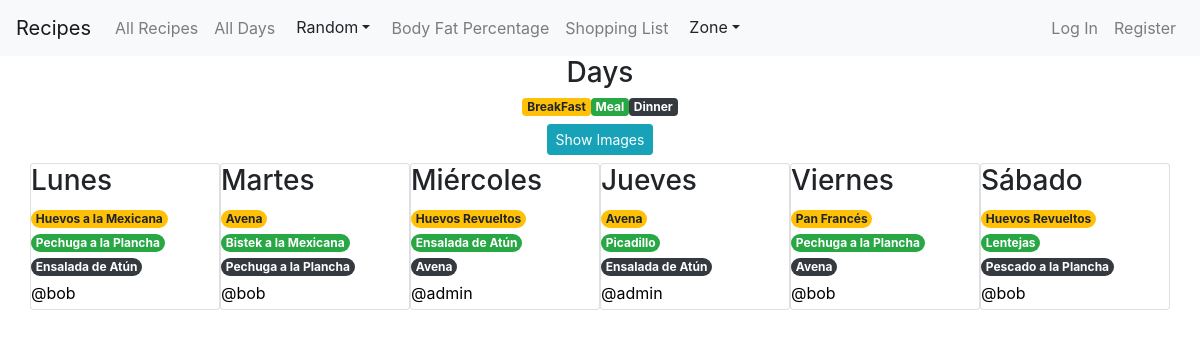
Page /show_menus on the earlier database version.
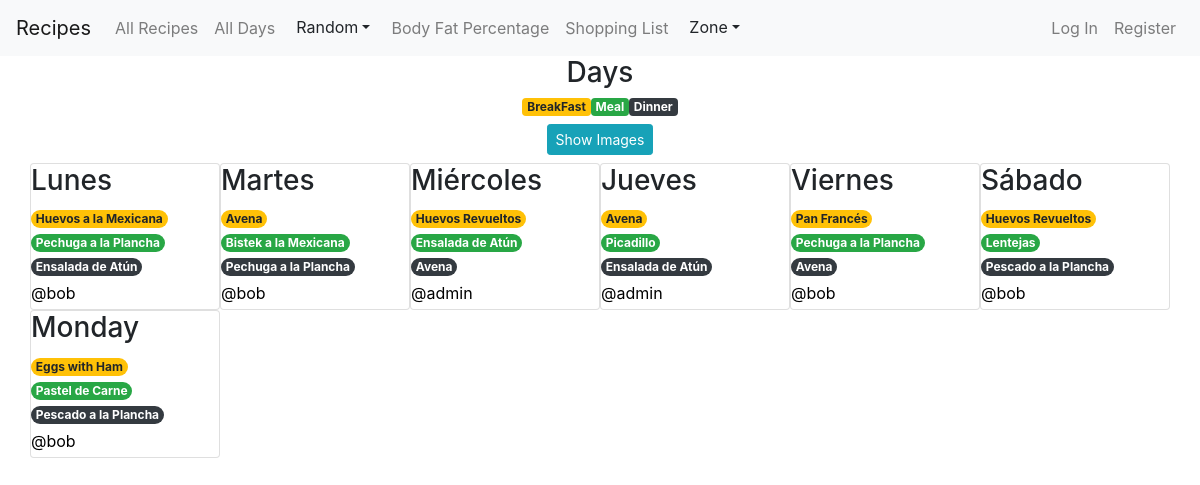
Same page on the later database version.
### app/models.py (models this page shows, shortened)
class DayMenu(models.Model):
    title = models.CharField(max_length=30)
    breakfast = models.ForeignKey(Recipe, on_delete=models.CASCADE, related_name="breakfasts")
    meal = models.ForeignKey(Recipe, on_delete=models.CASCADE, related_name="meals" )
    dinner = models.ForeignKey(Recipe, on_delete=models.CASCADE, related_name="dinners")
    creator = models.ForeignKey(User, on_delete=models.CASCADE, related_name="users")

class Recipe(models.Model):
    id = models.AutoField(primary_key=True, unique=True)
    title = models.CharField(max_length=30)
    ingredients = models.CharField(max_length=50)
    image_url = models.CharField(max_length=400)
    tags = models.CharField(max_length=50)
    description = models.CharField(max_length=400)
    creator = models.ForeignKey(User, on_delete=models.CASCADE)

class User(AbstractUser):
    pass

### app/views.py (the view)
# urls.py: path("show_menus", views.show_menus, name="show_menus"),
def show_menus(request):
    menus = DayMenu.objects.all()
    return render(request, 'app/menus.html',{
        'menus': menus
    })

### app/templates/app/menus.html (shortened to what this page needs)
{% extends "app/layout.html" %}
{% load my_filters %}
{% block body %}
  <h3 class="text-center">Days</h3>
  <div>
    <div class="row justify-content-center">
      <div class="badge badge-warning">BreakFast</div>
      <div class="badge badge-success">Meal</div>
      <div class="badge badge-dark">Dinner</div>
    </div>
    <div class='row justify-content-center m-2'>
      <button id="toggle_menus" class="btn  btn-sm btn-info">Show Images</button>
    </div>
  </div>
  {% include 'app/render_menus.html' %}
{% endblock %}

### app/templates/app/render_menus.html (shortened to what this page needs)
{% load my_filters %}
<div class="container">
  <div class="row">
      {% for menu in menus %}
        <div class="card col-lg-2 col-sm-4 p-0 card-menu">
            <h3>{{menu.title}}</h3>
            <a href="/recipe/{{menu.breakfast.id}}">
              <p class="mb-0 badge badge-warning rounded-pill">{{menu.breakfast.title}}</p>
            </a>
            <a href="/recipe/{{menu.meal.id}}">
              <p class="mb-0 badge badge-success rounded-pill">{{menu.meal.title}}</p>
            </a>
            <a href="/recipe/{{menu.dinner.id}}">
              <p class="mb-0 badge badge-dark rounded-pill text-white">{{menu.dinner.title}}</p>
            </a>
            <div class='d-flex justify-content-between'>
                <a href="/profile/{{menu.creator.id}}" class="py-1">
                    @{{menu.creator}}
                </a>
            </div>
        </div>
      {% endfor %}
  </div>
</div>

Differences in the rows shown:
added DayMenu: title "Monday", breakfast "Eggs with Ham", meal "Pastel de Carne", dinner "Pescado a la Plancha", creator "bob"
